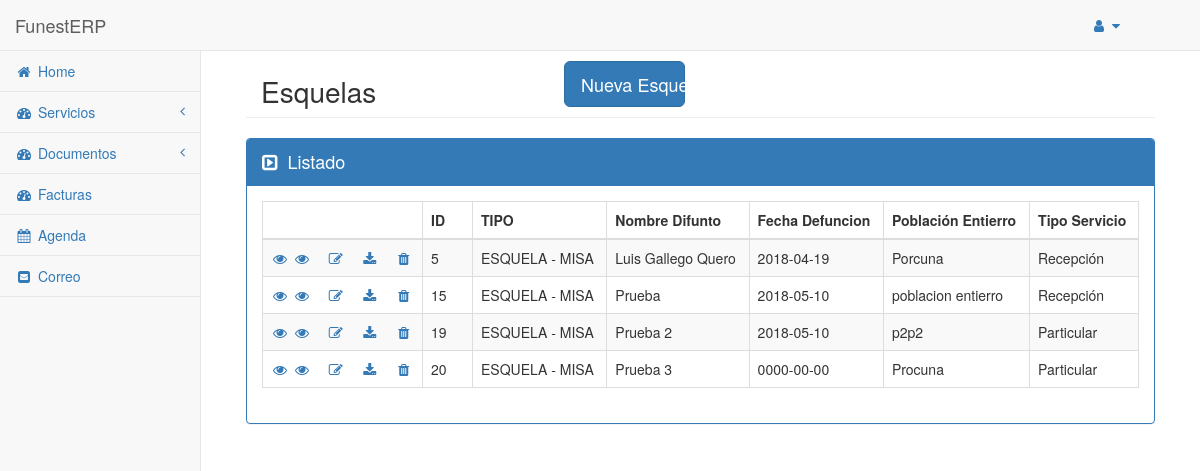
Before: /erp/modulos/documentos/main.php?op=esquelas with the older database file.
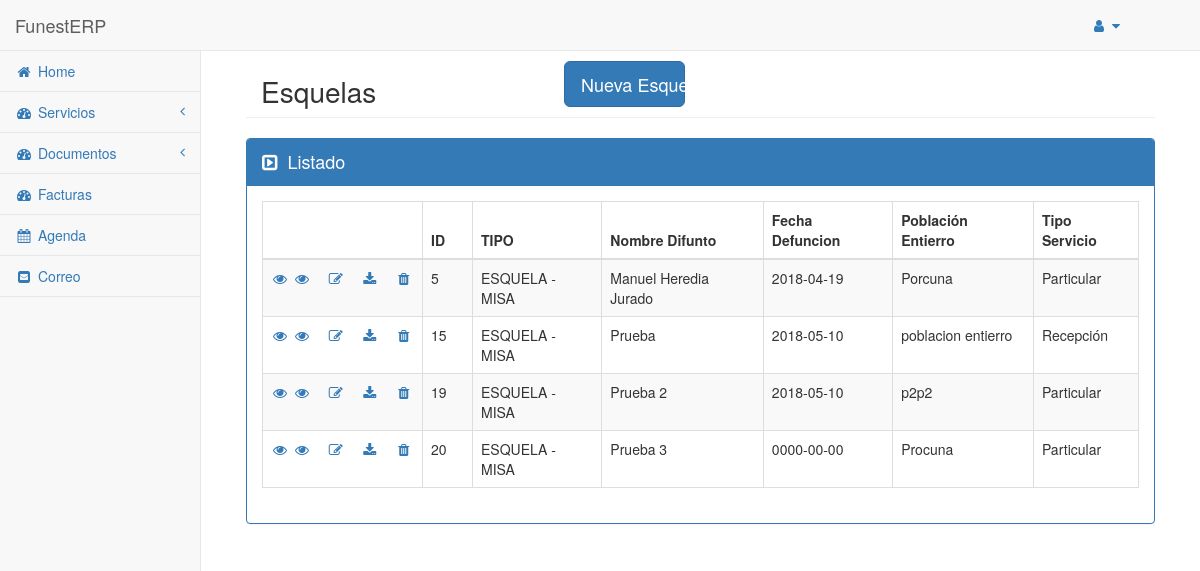
After: the same page with the newer database file.
### tables this page shows
CREATE TABLE `servicio` (
  `id` int(11) NOT NULL,
  `id_dif` int(11) NOT NULL,
  `fecha_defuncion` date DEFAULT NULL,
  `hora_defuncion` time DEFAULT NULL,
  `fecha_entierro` date DEFAULT NULL,
  `hora_entierro` time DEFAULT NULL,
  `poblacion_entierro` varchar(50) DEFAULT NULL,
  `fecha_misa` date DEFAULT NULL,
  `hora_misa` time DEFAULT NULL,
  `tanatorio` enum('No','Sala 1','Sala 2','Sala 3') DEFAULT NULL,
  `tipo_servicio` enum('Particular','Compañia','Recepción','Tanatorio') DEFAULT NULL,
  `compañia` enum('Preventiva','Santa Lucía','Mapre','No') DEFAULT NULL
);

### config/API_Client.php (called while the page is built, shortened)
<?php
class APIClient {
    public $HOST = "localhost";
    public $BD = "funesterp";
    public $USER = "root";
    public $PASS = "";
    public $BD_CONEXION;
    public function __construct() {
        $this->BD_CONEXION = mysqli_connect($this->HOST, $this->USER, $this->PASS, $this->BD);
        mysqli_set_charset($this->BD_CONEXION, "utf8");
    }
    public function select($modulo, $cond = null, $campos = "*", $order = null, $limit = null) {
        $sql = $this->preparaSQL([
            "modulo" => $modulo,
            "cond" => $cond,
            "campos" => $campos,
            "order" => $order,
            "limit" => $limit
        ]);
        $resultado = $this->getRows($sql);
        return $resultado;
    }
    public function preparaSQL($parametros) {
        $parametros = (object)$parametros;
        $sql = "SELECT $parametros->campos FROM $parametros->modulo WHERE $parametros->cond";
        return $sql;
    }
    public function getRows($sql) {
        if(!$res = $this->ejecutarSQL($sql)) return null;
        $resultado = [];
        while($row = mysqli_fetch_object($res)) {
            $resultado[] = $row;
        }
        return $resultado;
    }
    public function ejecutarSQL($sql) {
        $sql = trim($sql);
        $resultado = mysqli_query($this->BD_CONEXION, $sql);
        if($resultado) return $resultado;
        return false;
    }
}

### erp/modulos/documentos/documentos.php (the view, shortened to what the changed rows need)
<?php
$ref = $_GET['ref'];
$miga = $_GET['miga'];
$pagina = null;
$estructura = [];
if($op === "esquelas" || $op === "recordatorias") {
    $pagina = ($op === "esquelas") ? "Esquelas" : "Recordatorias";
    $tipo_documento = ($op === "esquelas") ? "ESQUELA - MISA" : "RECORDATORIA";
    $modulo = "difunto_familiares";
    $cond = ($op === "esquelas") ? "esquela=1" : "r_misa=1";
    $identificadores = $ApiClient->select($modulo, $cond);
    foreach ($identificadores as $ids) {
        $modulo = "difunto";
        $cond = "id='$ids->id_dif'";
        $difunto = $ApiClient->select($modulo, $cond);
        $modulo = "servicio";
        $id_dif = $difunto[0]->id;
        $cond = "id_dif='$id_dif'";
        $servicio = $ApiClient->select($modulo, $cond);
        $aux = [
            "id_dif" => $id_dif,
            "id_fam" => $ids->id_fam,
            "nombre" => $difunto[0]->nombre,
            "fecha_defuncion" => $servicio[0]->fecha_defuncion,
            "poblacion_entierro" => $servicio[0]->poblacion_entierro,
            "tipo_servicio" => $servicio[0]->tipo_servicio,
            "tipo_documento" => $tipo_documento
        ];
        array_push($estructura, $aux);
    }
} else if($miga === "difunto" || $miga === "factura") {
    $id_dif = $ref;
    $pagina = "Documentos";
    $modulo = "difunto";
    $cond = "id='$id_dif'";
    $difunto = $ApiClient->select($modulo, $cond);
    $modulo = "servicio";
    $cond = "id_dif='$id_dif'";
    $servicio = $ApiClient->select($modulo, $cond);
    $modulo = "difunto_familiares";
    $cond = "id_dif='$id_dif'";
    $relacion = $ApiClient->select($modulo, $cond);
    $aux = [
        "id_dif" => $id_dif,
        "id_fam" => $relacion[0]->id_fam,
        "nombre" => $difunto[0]->nombre,
        "fecha_defuncion" => $servicio[0]->fecha_defuncion,
        "poblacion_entierro" => $servicio[0]->poblacion_entierro,
        "tipo_servicio" => $servicio[0]->tipo_servicio,
        "tipo_documento" => ""
    ];
    if($relacion[0]->esquela == "1") {
        $aux['tipo_documento'] = "ESQUELA - MISA";
        array_push($estructura, $aux);
    }
    if($relacion[0]->r_misa == "1") {
        $aux['tipo_documento'] = "RECORDATORIA";
        array_push($estructura, $aux);
    }
} else if($miga === "cliente") {
    $id_cli = $ref;
    $pagina = "Documentos";
    $modulo = "difunto_cliente";
    $cond = "id_cli='$id_cli'";
    $difunto_cliente = $ApiClient->select($modulo, $cond);
    foreach ($difunto_cliente as $datos) {
        $id_dif = $datos->id_dif;
        $modulo = "difunto";
        $cond = "id='$id_dif'";
        $difunto = $ApiClient->select($modulo, $cond);
        $modulo = "servicio";
        $cond = "id_dif='$id_dif'";
        $servicio = $ApiClient->select($modulo, $cond);
        $modulo = "difunto_familiares";
        $cond = "id_dif='$id_dif'";
        $relacion = $ApiClient->select($modulo, $cond);
        $aux = [
            "id_dif" => $id_dif,
            "id_fam" => $relacion[0]->id_fam,
            "nombre" => $difunto[0]->nombre,
            "fecha_defuncion" => $servicio[0]->fecha_defuncion,
            "poblacion_entierro" => $servicio[0]->poblacion_entierro,
            "tipo_servicio" => $servicio[0]->tipo_servicio,
            "tipo_documento" => ""
        ];
        if($relacion[0]->esquela == "1") {
            $aux['tipo_documento'] = "ESQUELA - MISA";
            array_push($estructura, $aux);
        }
        if($relacion[0]->r_misa == "1") {
            $aux['tipo_documento'] = "RECORDATORIA";
            array_push($estructura, $aux);
        }
    }
}
?>
<div class="container-fluid">
    <div class="row page_header">
        <div class="col-md-3"><h1><?= $pagina ?></h1></div>
    </div>
    <div class="row page_content">
        <div class="col-md-12">
            <div class="panel panel-primary">
                <div class="panel-body">
                    <table class="table table-striped table-bordered table-hover">
                        <thead>
                            <tr>
                                <th></th>
                                <th>ID</th>
                                <th>TIPO</th>
                                <th>Nombre Difunto</th>
                                <th>Fecha Defuncion</th>
                                <th>Población Entierro</th>
                                <th>Tipo Servicio</th>
                            </tr>
                        </thead>
                        <tbody>
                            <?php foreach($estructura as $datos) {
                                if ($datos['tipo_documento'] === "ESQUELA - MISA") {
                                    $tipo = "ESQUELA - MISA";
                                    $ver = "v_esquela";
                                    $plantilla = "plantillaEsquela";
                                    $miga = "esquela";
                                } else if ($datos['tipo_documento'] === "RECORDATORIA") {
                                    $tipo = "RECORDATORIA";
                                    $ver = "v_recordatoria";
                                    $plantilla = "plantillaRecordatoria";
                                    $miga = "recordatoria";
                                } ?>
                                <tr>
                                    <td class="iconos_td">
                                        <a href="./main.php?op=<?= $ver ?>&ref=<?= $datos['id_dif'] ?>" title="Ver"><i class="fa fa-eye fa-fw"></i></a>
                                        <?php if($tipo === "ESQUELA - MISA") { ?>
                                            <a href="./main.php?op=v_esquela&misa_funeral=true&ref=<?= $datos['id_dif'] ?>" title="Ver"><i class="fa fa-eye fa-fw"></i></a>
                                        <?php } ?>
                                        <a href="./main.php?op=e_documentos&ref=<?= $datos['id_dif'] ?>&miga=<?= $miga ?>" title="Editar"><i class="fa fa-edit fa-fw iconos_a"></i></a>
                                        <a href="./<?= $plantilla ?>.php?ref=<?= $datos['id_dif'] ?>" title="Descargar"><i class="fa fa-download fa-fw iconos_a"></i></a>
                                        <a href="#" title="Borrar" name="<?= $datos['id_fam'] ?>" onclick="borrarDocs(this);"><i class="fa fa-trash fa-fw iconos_a"></i></a>
                                    </td>
                                    <td class="id_td"><?= $datos['id_fam']; ?></td>
                                    <td><?= $tipo; ?></td>
                                    <td><?= $datos['nombre']; ?></td>
                                    <td><?= $datos['fecha_defuncion']; ?></td>
                                    <td><?= $datos['poblacion_entierro']; ?></td>
                                    <td><?= $datos['tipo_servicio']; ?></td>
                                </tr>
                            <?php } ?>
                        </tbody>
                    </table>
                </div>
            </div>
        </div>
    </div>
</div>

Changed rows visible on the page:
changed servicio "Porcuna": nombre "Luis Gallego Quero" → "Manuel Heredia Jurado"; tipo_servicio "Recepción" → "Particular"
